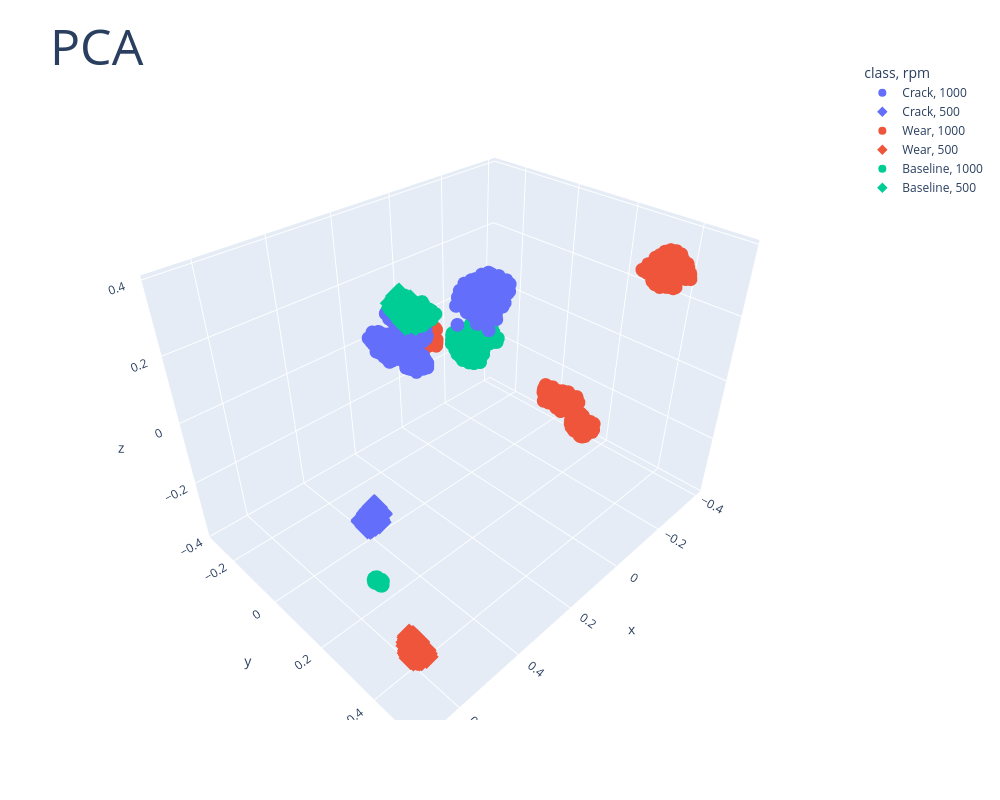

The cell this chart's notebook holds for it:
### Code cell
pca = PCA(n_components=3)
pca_embeddings = pca.fit_transform(
    np.concatenate(
        [
            A1,
            A2,
            A3,
            A4,
            A5,
            B1,
            B2,
            B3,
            B4,
            B5,
            C1,
            C2,
            C3,
            C4,
        ],
        axis=0,
    )
)
pca_embeddings = pd.DataFrame(pca_embeddings, columns=["x", "y", "z"])

pca_embeddings["class"] = np.concatenate([
    len(A1) * ["Crack"],
    len(A2) * ["Crack"],
    len(A3) * ["Crack"],
    len(A4) * ["Crack"],
    len(A5) * ["Crack"],
    len(B1) * ["Wear"],
    len(B2) * ["Wear"],
    len(B3) * ["Wear"],
    len(B4) * ["Wear"],
    len(B5) * ["Wear"],
    len(C1) * ["Baseline"],
    len(C2) * ["Baseline"],
    len(C3) * ["Baseline"],
    len(C4) * ["Baseline"],
])
pca_embeddings["rpm"] = np.concatenate([
    len(A1) * [1000],
    len(A2) * [1000],
    len(A3) * [500],
    len(A4) * [1000],
    len(A5) * [1000],
    len(B1) * [1000],
    len(B2) * [1000],
    len(B3) * [500],
    len(B4) * [1000],
    len(B5) * [1000],
    len(C1) * [1000],
    len(C2) * [500],
    len(C3) * [1000],
    len(C4) * [1000],
])
pca_embeddings["torque"] = np.concatenate([
    len(A1) * [6],
    len(A2) * [11],
    len(A3) * [6],
    len(A4) * [6],
    len(A5) * [6],
    len(B1) * [6],
    len(B2) * [11],
    len(B3) * [6],
    len(B4) * [6],
    len(B5) * [6],
    len(C1) * [6],
    len(C2) * [11],
    len(C3) * [6],
    len(C4) * [6],
])
pca_embeddings["installation"] = np.concatenate([
    len(A1) * [1],
    len(A2) * [1],
    len(A3) * [1],
    len(A4) * [1],
    len(A5) * [3],
    len(B1) * [1],
    len(B2) * [1],
    len(B3) * [1],
    len(B4) * [1],
    len(B5) * [3],
    len(C1) * [9],
    len(C2) * [9],
    len(C3) * [9],
    len(C4) * [2],
])
pca_embeddings["level"] = np.concatenate([
    len(A1) * ["mild"],
    len(A2) * ["mild"],
    len(A3) * ["mild"],
    len(A4) * ["severe"],
    len(A5) * ["mild"],
    len(B1) * ["severe"],
    len(B2) * ["severe"],
    len(B3) * ["severe"],
    len(B4) * ["mild"],
    len(B5) * ["-"],
    len(C1) * ["-"],
    len(C2) * ["-"],
    len(C3) * ["-"],
    len(C4) * ["-"],
])

fig = px.scatter_3d(
    pca_embeddings,
    x="x",
    y="y",
    z="z",
    color="class",
    symbol="rpm",
    hover_data=["class", "rpm", "torque", "installation", "level"],
    width=1000,
    height=800,
)

fig.update_layout(
    title=dict(text="PCA", font=dict(size=50), automargin=True, yref="paper")
)
fig.show()

### Figure 1 — Plotly figure (JSON) as saved in the notebook; plotly's stock layout.template omitted (floating-point values rounded to 4 significant figures; data arrays with more than 128 entries replaced by an {"elided": "..."} marker saying what was removed)
{"data": [{"customdata": {"elided": "3308x5 mixed values"}, "hovertemplate": "class=%{customdata[0]}<br>rpm=%{customdata[1]}<br>x=%{x}<br>y=%{y}<br>z=%{z}<br>torque=%{customdata[2]}<br>installation=%{customdata[3]}<br>level=%{customdata[4]}<extra></extra>", "legendgroup": "Crack, 1000", "marker": {"color": "#636efa", "symbol": "circle"}, "mode": "markers", "name": "Crack, 1000", "scene": "scene", "showlegend": true, "type": "scatter3d", "x": {"elided": "3308 float values"}, "y": {"elided": "3308 float values"}, "z": {"elided": "3308 float values"}}, {"customdata": {"elided": "400x5 mixed values"}, "hovertemplate": "class=%{customdata[0]}<br>rpm=%{customdata[1]}<br>x=%{x}<br>y=%{y}<br>z=%{z}<br>torque=%{customdata[2]}<br>installation=%{customdata[3]}<br>level=%{customdata[4]}<extra></extra>", "legendgroup": "Crack, 500", "marker": {"color": "#636efa", "symbol": "diamond"}, "mode": "markers", "name": "Crack, 500", "scene": "scene", "showlegend": true, "type": "scatter3d", "x": {"elided": "400 float values"}, "y": {"elided": "400 float values"}, "z": {"elided": "400 float values"}}, {"customdata": {"elided": "3308x5 mixed values"}, "hovertemplate": "class=%{customdata[0]}<br>rpm=%{customdata[1]}<br>x=%{x}<br>y=%{y}<br>z=%{z}<br>torque=%{customdata[2]}<br>installation=%{customdata[3]}<br>level=%{customdata[4]}<extra></extra>", "legendgroup": "Wear, 1000", "marker": {"color": "#EF553B", "symbol": "circle"}, "mode": "markers", "name": "Wear, 1000", "scene": "scene", "showlegend": true, "type": "scatter3d", "x": {"elided": "3308 float values"}, "y": {"elided": "3308 float values"}, "z": {"elided": "3308 float values"}}, {"customdata": {"elided": "400x5 mixed values"}, "hovertemplate": "class=%{customdata[0]}<br>rpm=%{customdata[1]}<br>x=%{x}<br>y=%{y}<br>z=%{z}<br>torque=%{customdata[2]}<br>installation=%{customdata[3]}<br>level=%{customdata[4]}<extra></extra>", "legendgroup": "Wear, 500", "marker": {"color": "#EF553B", "symbol": "diamond"}, "mode": "markers", "name": "Wear, 500", "scene": "scene", "showlegend": true, "type": "scatter3d", "x": {"elided": "400 float values"}, "y": {"elided": "400 float values"}, "z": {"elided": "400 float values"}}, {"customdata": {"elided": "942x5 mixed values"}, "hovertemplate": "class=%{customdata[0]}<br>rpm=%{customdata[1]}<br>x=%{x}<br>y=%{y}<br>z=%{z}<br>torque=%{customdata[2]}<br>installation=%{customdata[3]}<br>level=%{customdata[4]}<extra></extra>", "legendgroup": "Baseline, 1000", "marker": {"color": "#00cc96", "symbol": "circle"}, "mode": "markers", "name": "Baseline, 1000", "scene": "scene", "showlegend": true, "type": "scatter3d", "x": {"elided": "942 float values"}, "y": {"elided": "942 float values"}, "z": {"elided": "942 float values"}}, {"customdata": {"elided": "382x5 mixed values"}, "hovertemplate": "class=%{customdata[0]}<br>rpm=%{customdata[1]}<br>x=%{x}<br>y=%{y}<br>z=%{z}<br>torque=%{customdata[2]}<br>installation=%{customdata[3]}<br>level=%{customdata[4]}<extra></extra>", "legendgroup": "Baseline, 500", "marker": {"color": "#00cc96", "symbol": "diamond"}, "mode": "markers", "name": "Baseline, 500", "scene": "scene", "showlegend": true, "type": "scatter3d", "x": {"elided": "382 float values"}, "y": {"elided": "382 float values"}, "z": {"elided": "382 float values"}}], "layout": {"height": 800, "legend": {"title": {"text": "class, rpm"}, "tracegroupgap": 0}, "margin": {"t": 60}, "scene": {"domain": {"x": [0, 1], "y": [0, 1]}, "xaxis": {"title": {"text": "x"}}, "yaxis": {"title": {"text": "y"}}, "zaxis": {"title": {"text": "z"}}}, "title": {"automargin": true, "font": {"size": 50}, "text": "PCA", "yref": "paper"}, "width": 1000}}
